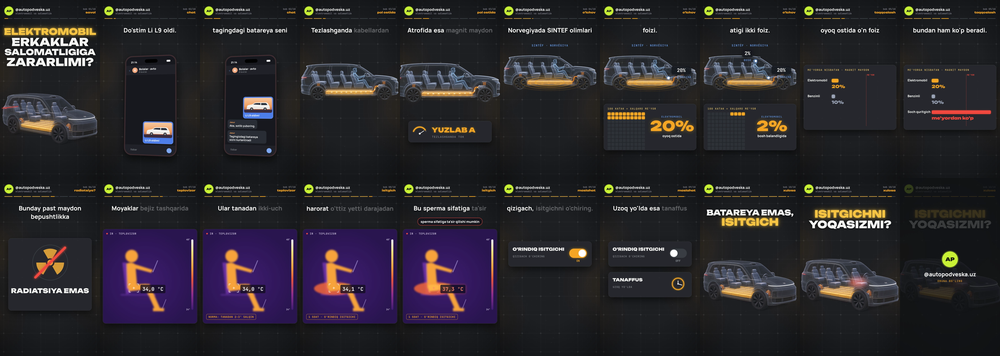
#> input picture skills/3d-skill/assets/example-contact-sheet.png, 1000 x 356 px, shrunk from 2400 x 854 before the run
$ python make_alpha.py ../assets/example-contact-sheet.png out.png
#> lines starting #> are read from the running program, lines starting #| are printed output that depends on the picture
#!/usr/bin/env python3
"""Turn a render on a flat dark background into a transparent PNG (alpha from the distance to the bg colour,
colours un-premultiplied), so glass/x-ray renders sit on the grid board with no rectangle edge.
Usage: python3 -I make_alpha.py in.png out.png [--lo 6 --span 38]"""
import argparse
import numpy as np
from PIL import Image
ap = argparse.ArgumentParser(); ap.add_argument('src'); ap.add_argument('dst'); ap.add_argument('--lo', type=float, default=6); ap.add_argument('--span', type=float, default=38)
a = ap.parse_args()
im = np.array(Image.open(a.src).convert('RGB')).astype(float)
bg = np.median(np.concatenate([im[:12].reshape(-1, 3), im[-12:].reshape(-1, 3), im[:, :12].reshape(-1, 3), im[:, -12:].reshape(-1, 3)]), axis=0)
#> bg = [22, 24, 27]
al = np.clip((np.abs(im - bg).max(axis=2) - a.lo) / a.span, 0, 1) ** 0.85
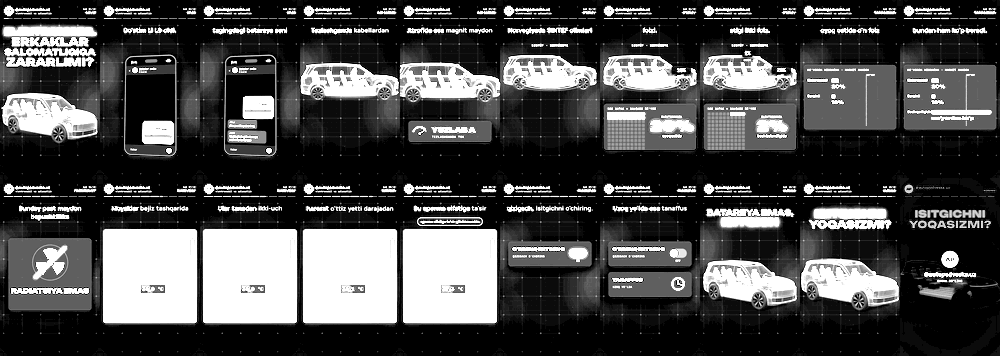
#> al: shape (356, 1000) float64; min 0, max 1, mean 0.293
rgb = np.clip((im - bg * (1 - al[..., None])) / np.maximum(al[..., None], 1e-3), 0, 255)
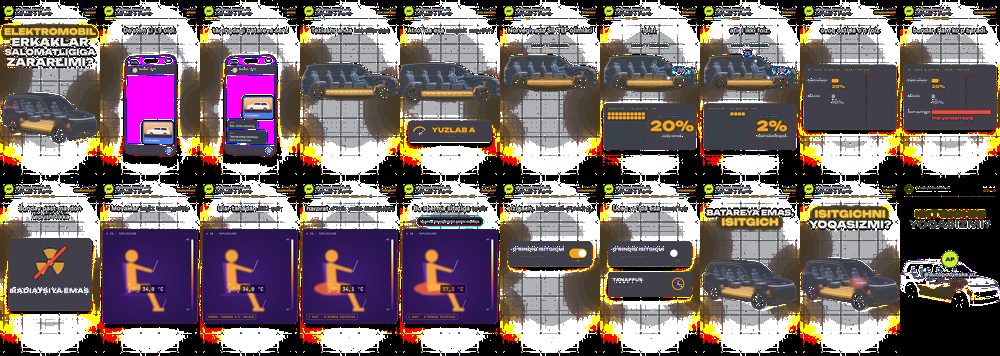
#> rgb: shape (356, 1000, 3) float64; mean R, G, B 122.7, 109.4, 109.3
Image.fromarray(np.dstack([rgb, al * 255]).astype(np.uint8), 'RGBA').save(a.dst)
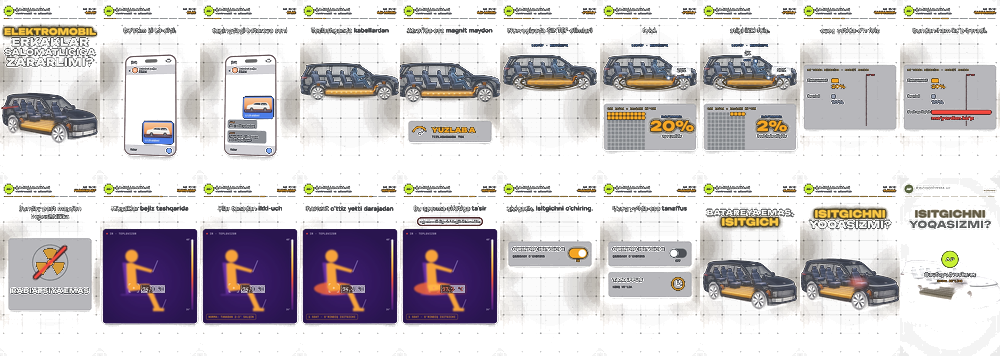
#> saved as out.png: PIL image 1000x356 RGBA; mean R, G, B, A 122.5, 109.2, 109.1, 74.4; transparent parts drawn white
print('bg', bg, '->', a.dst)
#| bg [22. 24. 27.] -> out.png

$ run again, on skills/3d-skill/assets/thermal_ref.jpg
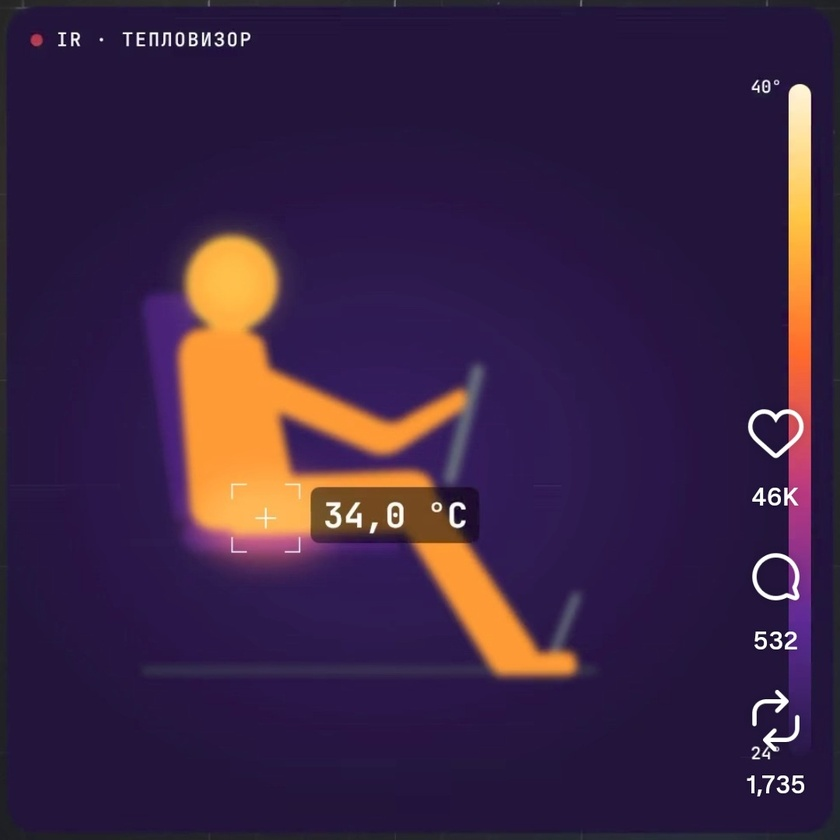
#> input picture skills/3d-skill/assets/thermal_ref.jpg, 840 x 840 px, shrunk from 1080 x 1080 before the run
#> bg = [35, 33, 51]
#> `rgb = np.clip((im - bg * (1 - al[..., None])) / np.maximum(al[..., Non..`:
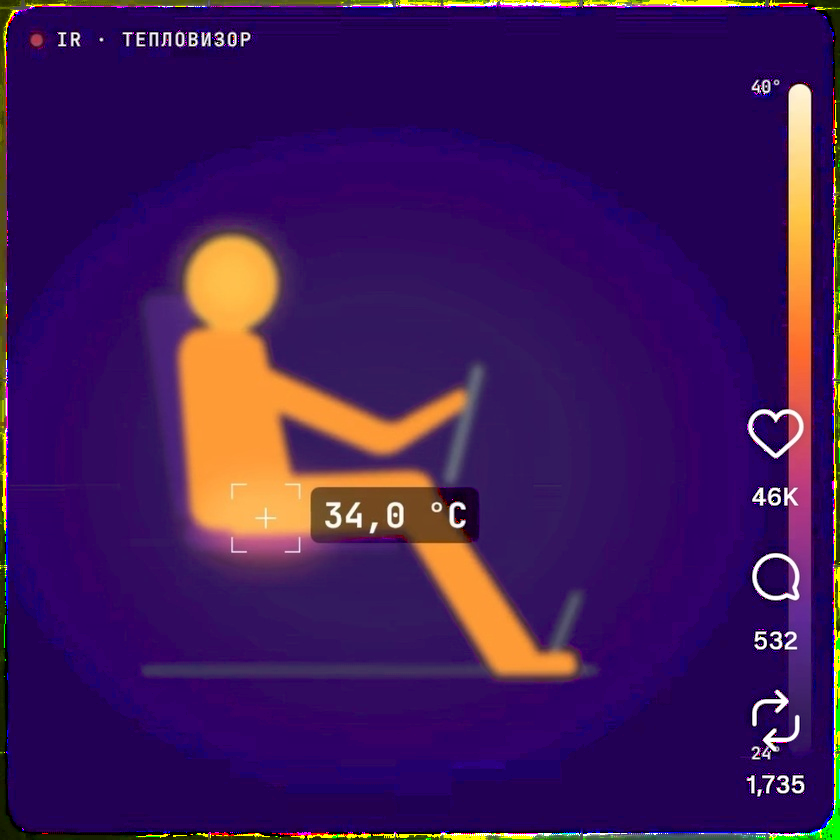
#> rgb: shape (840, 840, 3) float64; mean R, G, B 64.3, 24.9, 90.6
#> `Image.fromarray(np.dstack([rgb, al * 255]).astype(np.uint8), 'RGBA').s..`:
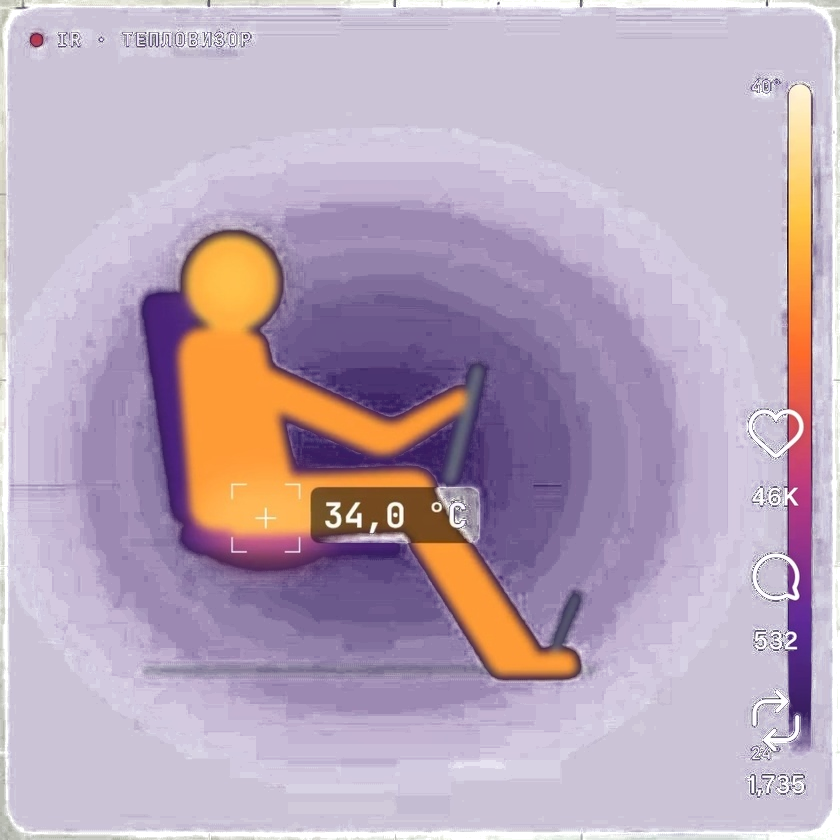
#> saved as out.png: PIL image 840x840 RGBA; mean R, G, B, A 63.8, 24.7, 90.2, 107.4; transparent parts drawn white
#| bg [35. 33. 51.] -> out.png

$ run again, on skills/3d-skill/assets/xray_ref.jpg
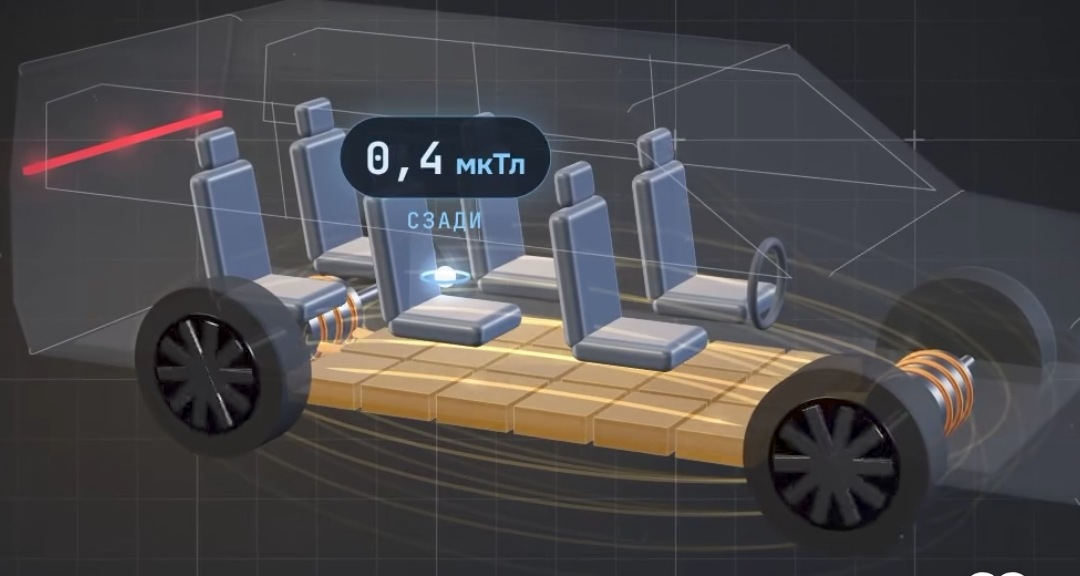
#> input picture skills/3d-skill/assets/xray_ref.jpg, 1080 x 576 px
#> bg = [43, 43, 45]
#> `al = np.clip((np.abs(im - bg).max(axis=2) - a.lo) / a.span, 0, 1) ** 0..`:
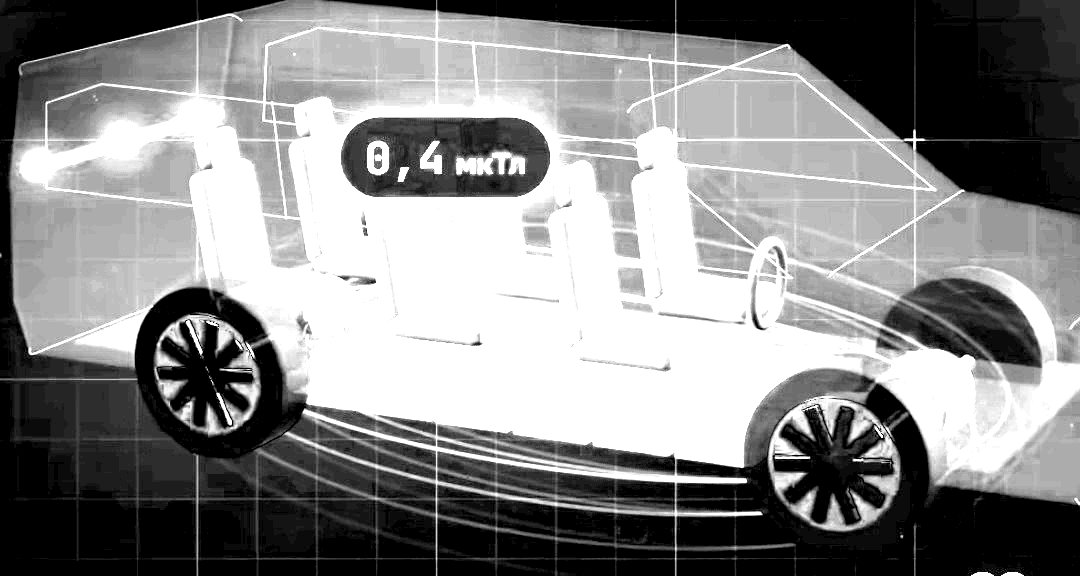
#> al: shape (576, 1080) float64; min 0, max 1, mean 0.529
#> `Image.fromarray(np.dstack([rgb, al * 255]).astype(np.uint8), 'RGBA').s..`:
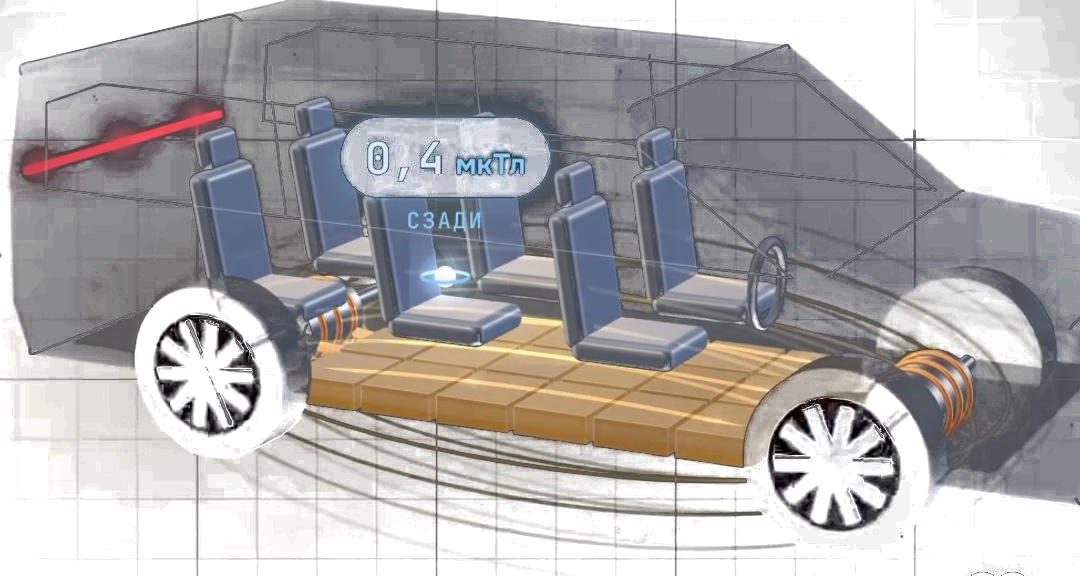
#> saved as out.png: PIL image 1080x576 RGBA; mean R, G, B, A 98.3, 93.7, 93.2, 134.6; transparent parts drawn white
#| bg [43. 43. 45.] -> out.png
